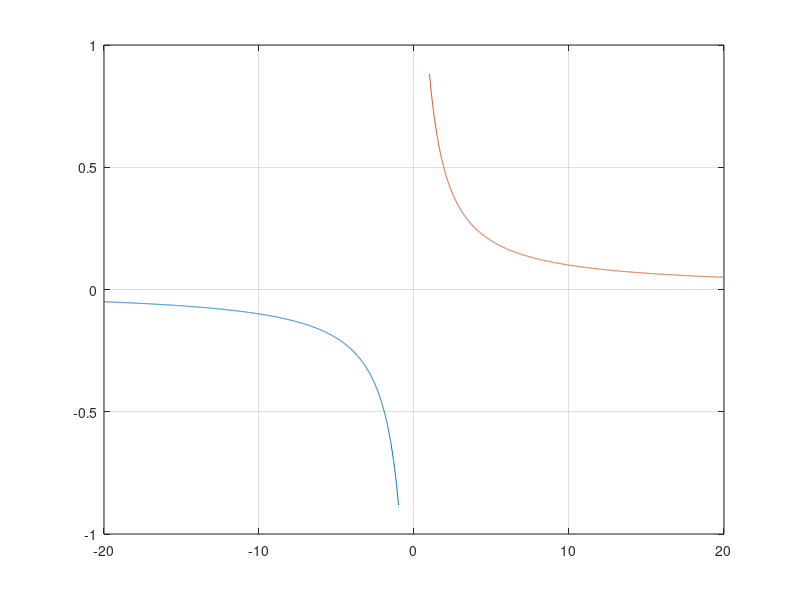

Here is the MATLAB script that generated this plot:
% Regression test function (black blox) for FreeMat v4.0
% This function is autogenerated by helpgen.
function bbtest_success = bbtest_acsch
  bbtest_success = 1;
NumErrors = 0;
try
  x1 = -20:.01:-1;

catch
  NumErrors = NumErrors + 1;
end
try
  x2 = 1:.01:20;

catch
  NumErrors = NumErrors + 1;
end
try
  plot(x1,acsch(x1),x2,acsch(x2)); grid('on');

catch
  NumErrors = NumErrors + 1;
end
try
  mprint('acschplot');

catch
  NumErrors = NumErrors + 1;
end
if (NumErrors ~= 0) bbtest_success = 0; return; end
